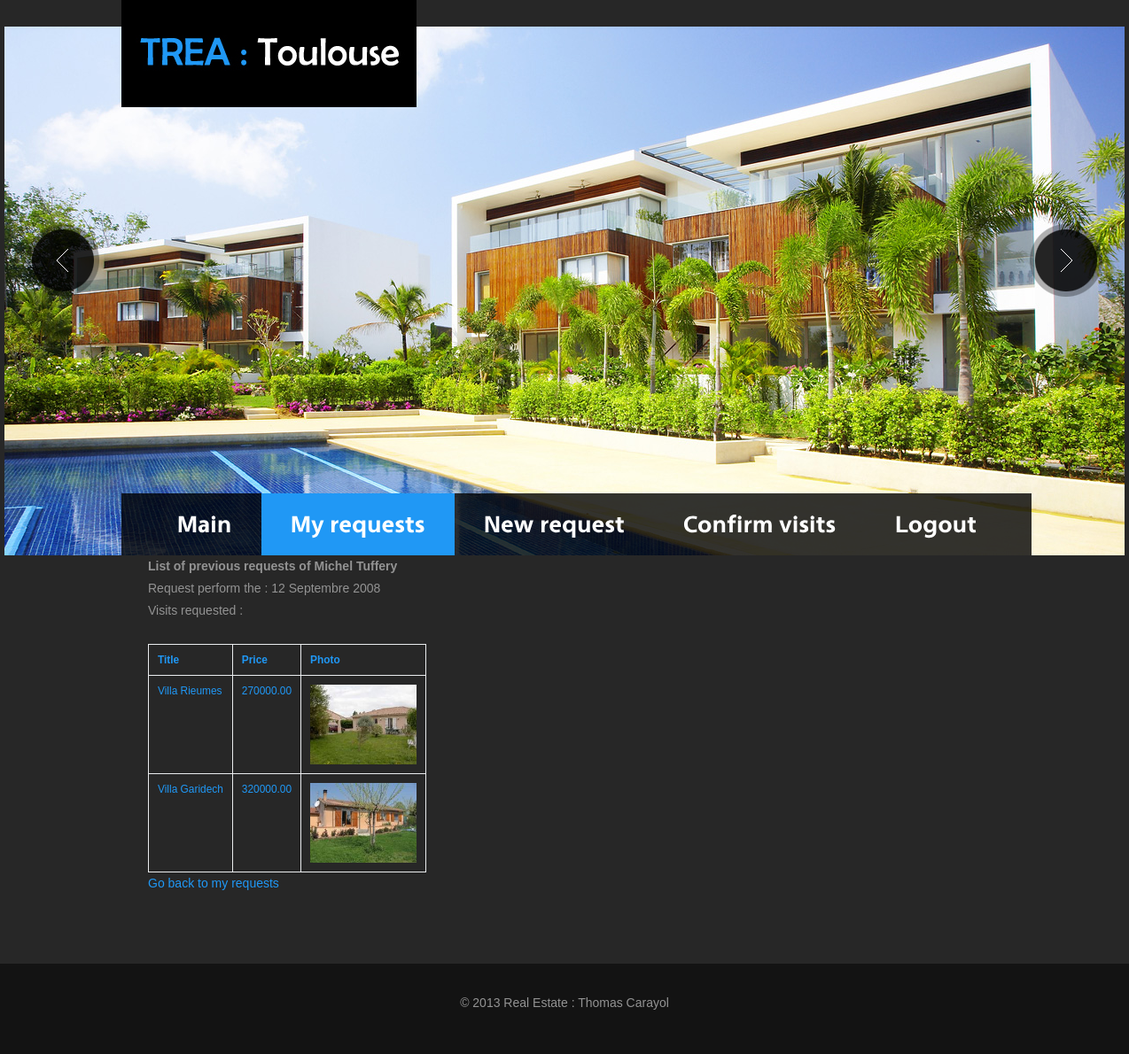
/WEBSITE/realestate/visits.php?idd=1 (signed in), run on the app's committed database.
### tables this page shows
CREATE TABLE IF NOT EXISTS `demande` (
  `iddemande` int(11) NOT NULL AUTO_INCREMENT,
  `datedemande` datetime NOT NULL,
  `disponibilite` varchar(20) NOT NULL,
  `idclient` int(11) NOT NULL,
  PRIMARY KEY (`iddemande`),
  KEY `fk_idlclient_demande` (`idclient`)
);

CREATE TABLE IF NOT EXISTS `bien` (
  `idbien` char(5) NOT NULL,
  `photobien` varchar(20) NOT NULL,
  `titrebien` varchar(30) NOT NULL,
  `detailbien` varchar(100) NOT NULL,
  `adrbien` varchar(50) NOT NULL,
  `prixbien` decimal(8,2) NOT NULL,
  `idtype` char(2) NOT NULL,
  `vendule` date NOT NULL,
  PRIMARY KEY (`idbien`),
  KEY `fk_idtype_bien` (`idtype`)
);

### WEBSITE/realestate/visits.php (the view, shortened to what this page needs)
<!DOCTYPE html>
<html lang="en">
<head>
<link rel="stylesheet" type="text/css" media="screen" href="css/reset.css">
<link rel="stylesheet" type="text/css" media="screen" href="css/style.css">
<link rel="stylesheet" type="text/css" media="screen" href="css/grid_12.css">
<link rel="stylesheet" type="text/css" media="screen" href="css/slider.css">
<link rel="stylesheet" type="text/css" media="screen" href="css/jqtransform.css">
</head>
<body>
<div class="main">
  <header>
    <div>
      <h1><a href="index.html"><img src="images/logo.jpg" alt=""></a></h1>
      <div class="social-icons"></div>
      <div id="slide">
        <div class="slider">
        </div>
        <a href="#" class="prev"></a><a href="#" class="next"></a> </div>
      <nav>
	  <?php
		echo '<ul class="menu">';
		echo '<li><a href="welcome.php">Main</a></li>' ;
		echo '<li class="current"><a href="request.php">My requests</a></li>' ;
		echo '<li><a href="newrequest.php">New request</a></li>';
		echo '<li><a href="confirmConnected.php">Confirm visits</a></li>';
		echo '<li><a href="logout.php">Logout</a></li>' ;
		echo '</ul>';
	  ?>
      </nav>
    </div>
  </header>
  <section id="content">
    <div class="container_12">
      <div class="grid_8">
		<?php
				$id = $_GET['idd'];
				$query="select * from demande where iddemande='$id' and idclient='".$_SESSION['idcli']."'";
				$result = mysql_query($query);
				if (mysql_num_rows($result)!= 0)
				{
					$nomclient = $_SESSION['username'];
					$row = mysql_fetch_array($result);
					$dateEx = $row['datedemande'];
					$annee = substr($dateEx,0,4);
					$mois = array('','Janvier','Février','Mars','Avril','Mai','Juin',
					'Juillet','Août','Septembre','Octobre','Novembre','Décembre');
					$jour = substr($dateEx,8,2);
					if ($dateEx[5]==0)
						$moisComplet = substr($dateEx,6,1);
					else
						$moisComplet = substr($dateEx,5,2);
					echo "<p>";
					echo "<strong>List of previous requests of ".$nomclient."</strong><br/>";
					echo "Request perform the : " . $jour . " " . $mois[$moisComplet] . " " . $annee . "<br/>";
					echo "Visits requested :<br/>";
					echo "<br/>";
					echo "</p>";
					$query="select b.titrebien, b.prixbien, b.photobien from bien b, visiter v where v.iddemande='$id' and b.idbien=v.idbien";
					$result = mysql_query($query);
					if (mysql_num_rows($result)!= 0)
					{
						echo "
						<table border=1 align=\"center\">
							<tr>
								<th>Title</th>
								<th>Price</th>
								<th>Photo</th>
							</tr>";
						while($row = mysql_fetch_array($result))
						{
							echo "<tr>";
							echo "<td>".$row["titrebien"]."</td>";
							echo "<td>".$row["prixbien"]."</td>";
							echo "<td><img src='img/".$row["photobien"]."' width='120px'></td>";
							echo "</tr>";
						}
						echo "</table>";
					}
				}
				else
				{
					echo "Aucun résultat trouvé";
				}
				echo "<a href='request.php'>Go back to my requests</a>";
			?>
      </div>
    </div>
  </section>
</div>
<footer>
  <p>© 2013 Real Estate : Thomas Carayol</p>
</footer>
</body>
</html>

### WEBSITE/realestate/css/style.css (style rules this page uses)
html, body { width:100%; padding:0; margin:0; }
body { font:14px/25px Arial, Helvetica, sans-serif; color:#939393; min-width:1264px; background:#131313 }
.main { width:100%; background:#272727; }
a { text-decoration:none; cursor:pointer; color:#2098f5; }
ul { margin:0; padding:0; list-style-image:none; }
header { width:100%; z-index:101; }
header>div { width:1264px; margin:0 auto; position:relative; }
h1 { position:absolute; left:132px; top:0px; display:inline-block; z-index:100; }
.social-icons { overflow:hidden; text-align:right; padding:17px 162px 13px 0 }
nav { position:absolute; left:132px; bottom:0; z-index:100; background:url(../images/nav-bg.png) 0 0 repeat; }
ul.menu { margin:0 29px 0 30px; }
ul.menu li { float:left; line-height:35px; margin:0px 0 0px 0px; background:transparent; }
ul.menu li a { font-size:28px; line-height:35px; color:#fff; display:block; padding: 17px 33px 18px 33px; }
ul.menu li:hover, ul.menu li.current { background:#2098f5; }
#content { width:960px; margin:0 auto; padding-bottom:78px; }
footer { width:100%; position:relative; overflow:hidden; text-align:center; padding:32px 0 45px 0; background:#131313; }
footer p, footer a { color:#939393; }
table { border: 1px solid #EAECEE; font: 85% "Lucida Grande", "Lucida Sans Unicode", "Trebuchet MS", sans-serif;padding: 0; margin: 0; border-collapse: collapse; color: #2098f5; background: #272727; }
table tbody td, table tbody th { border: 1px solid #EAECEE;padding: 10px; background: url("td_back.gif") repeat-x; text-align: left; }
table tbody tr { background: #272727; }

### WEBSITE/realestate/css/grid_12.css (style rules this page uses)
.container_12 { margin-left:auto; margin-right:auto; width:960px }
.grid_1, .grid_2, .grid_3, .grid_4, .grid_5, .grid_6, .grid_7, .grid_8, .grid_9, .grid_10, .grid_11, .grid_12 { display:inline; float:left; position:relative; margin:0 10px }
.container_12 .grid_8 { width:620px }

### WEBSITE/realestate/css/slider.css (style rules this page uses)
#slide { position:relative; overflow:hidden; width:1264px; margin:0 auto; z-index:2; }
.slider { width:1264px; height:597px; margin:0 auto; position:relative; z-index:2; }
.prev { display:block; position:absolute; background:url(../images/prev.png) 0 0 no-repeat; width:82px; height:82px; left:25px; top:222px; z-index:99; }
.next { display:block; position:absolute; background:url(../images/next.png) 0 0 no-repeat; width:82px; height:82px; right:25px; top:223px; z-index:99; }

### data on the page
demande: datedemande "12", datedemande "Septembre", datedemande "2008"
bien: titrebien "Villa Rieumes", prixbien "270000.00", photobien (picture)
bien: titrebien "Villa Garidech", prixbien "320000.00", photobien (picture)

### other printed values
$nomclient "Michel Tuffery"
